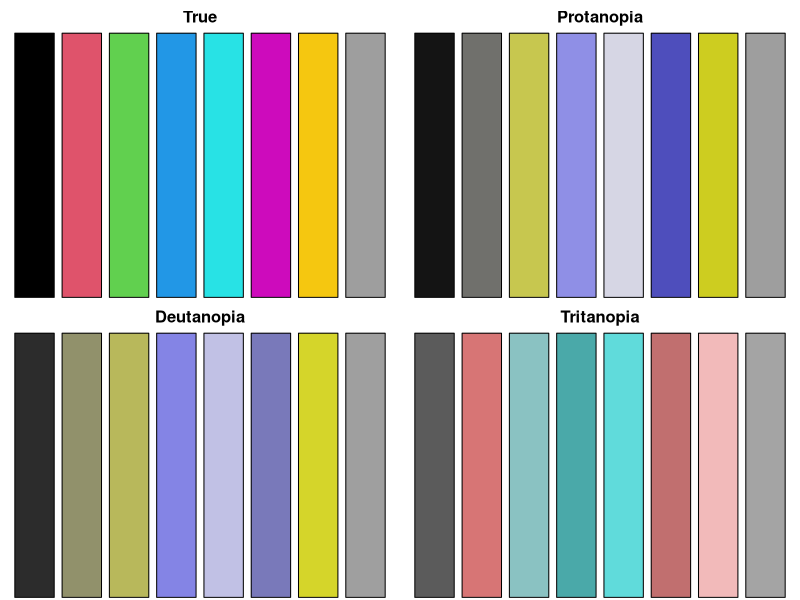
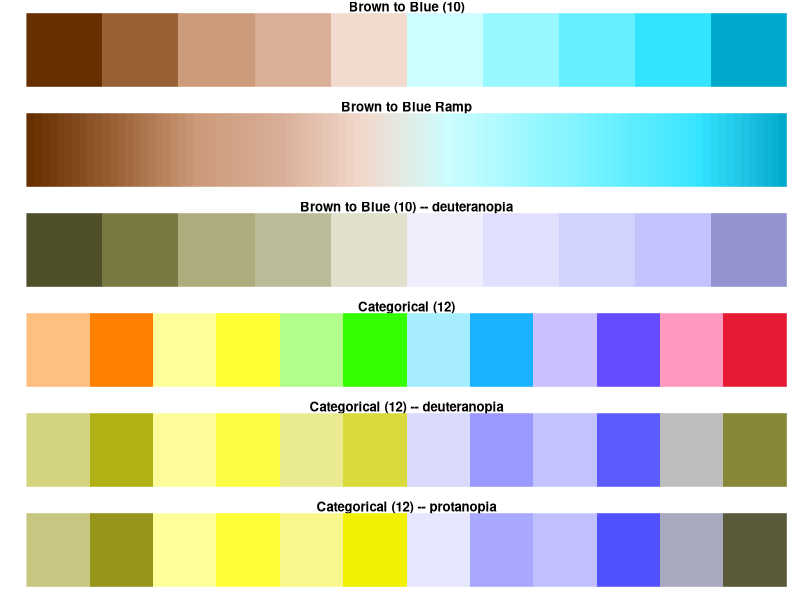

Recreate these plots in R, in order. (Note: this script raises an error after producing the figures.)
## ---- chunk 1
library(dichromat)
op <- par(mfrow=c(2,2), mar=c(0,0,2,0))
palette()
barplot(rep(1,8), yaxt="n", col=1:8, main="True")
barplot(rep(1,8), yaxt="n", col=dichromat(c(1:8), type="protan"), main="Protanopia")
barplot(rep(1,8), yaxt="n", col=dichromat(c(1:8), type="deutan"), main="Deutanopia")
barplot(rep(1,8), yaxt="n", col=dichromat(c(1:8), type="tritan"), main="Tritanopia")
par(op)
## ---- chunk 2
# from ?colorschemes in package dichromat
pal <- function(col, ...)
  image(seq_along(col), 1, matrix(seq_along(col), ncol = 1),
  col = col, axes = FALSE, ...)

op <- par(mar = c(1, 2, 1, 1))
layout(matrix(1:6, ncol = 1))
pal(colorschemes$BrowntoBlue.10, main = "Brown to Blue (10)")
pal(colorRampPalette(colorschemes$BrowntoBlue.10, space = "Lab")(100),
  main = "Brown to Blue Ramp")
pal(dichromat(colorschemes$BrowntoBlue.10),
  main = "Brown to Blue (10) -- deuteranopia")
pal(colorschemes$Categorical.12, main = "Categorical (12)")
pal(dichromat(colorschemes$Categorical.12),
  main = "Categorical (12) -- deuteranopia")
pal(dichromat(colorschemes$Categorical.12, "protan"),
  main = "Categorical (12) -- protanopia")
par(op)

## ---- chunk 3
library(RColorBrewer)
display.brewer.all(n=NULL, type="all", select=NULL, exact.n=TRUE, colorblindFriendly=FALSE)
## ---- chunk 4
display.brewer.all(n=NULL, type="all", select=NULL, exact.n=TRUE, colorblindFriendly=TRUE)

## ---- chunk 5
plotPal <- function(pal) {
  op <- par(mfrow=c(2,2), mar=c(0,0,2,0))
  x <- 10*1:nrow(volcano)
  y <- 10*1:ncol(volcano)
  blank <- function(x1=x, y1=y) plot(c(min(x1), max(x1)), c(min(y1), max(y1)), axes=FALSE)
  lvls <- seq(min(volcano), max(volcano), length.out=11)
  blank()
  .filled.contour(x, y, volcano, levels=lvls, col = pal(11)); title(deparse(substitute(pal)))
  blank()
  .filled.contour(x, y, volcano, levels=lvls, col = dichromat(pal(11))); title("Deuteranopia")
  blank()
  .filled.contour(x, y, volcano, levels=lvls, col = dichromat(pal(11))); title("Protanopia")
  blank()
  .filled.contour(x, y, volcano, levels=lvls, col = dichromat(pal(11))); title("Tritanopia")
  par(op)
  invisible()
}
plotPal(terrain.colors) 

## ---- chunk 6
plotPal(rainbow)
plotPal(heat.colors)
plotPal(topo.colors)
plotPal(cm.colors)
